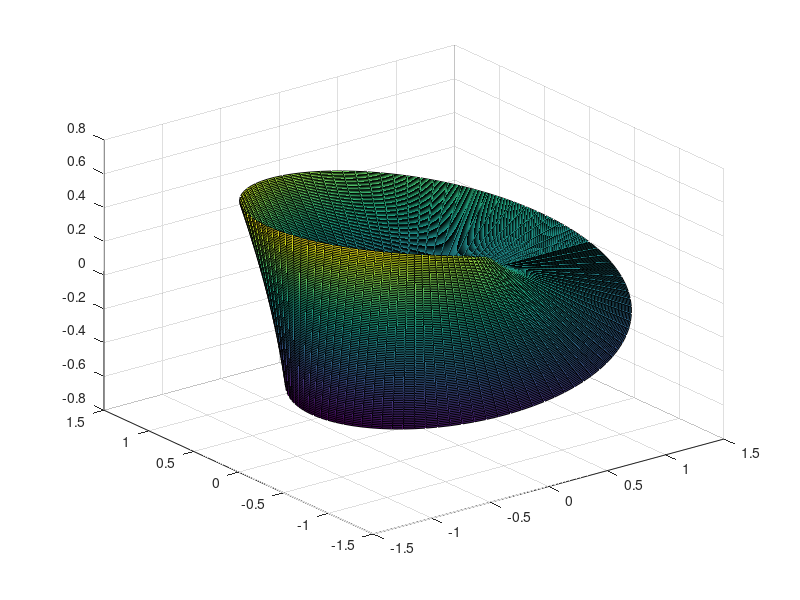

The MATLAB source for this figure: (Note: this script raises an error after producing the figure.)
function draw_mobius_plot()

  u_raw = linspace(0, 2 * pi, 100);
  v_raw = linspace(-1, 1, 100);

  [u, v] = meshgrid(u_raw, v_raw);

  x = (1 + v / 2 .* cos(u / 2)) .* cos(u);
  y = (1 + v / 2 .* cos(u / 2)) .* sin(u);
  z = v / 2 .* sin(u / 2);

  surf(x, y, z);

  axes equal;

endfunction
